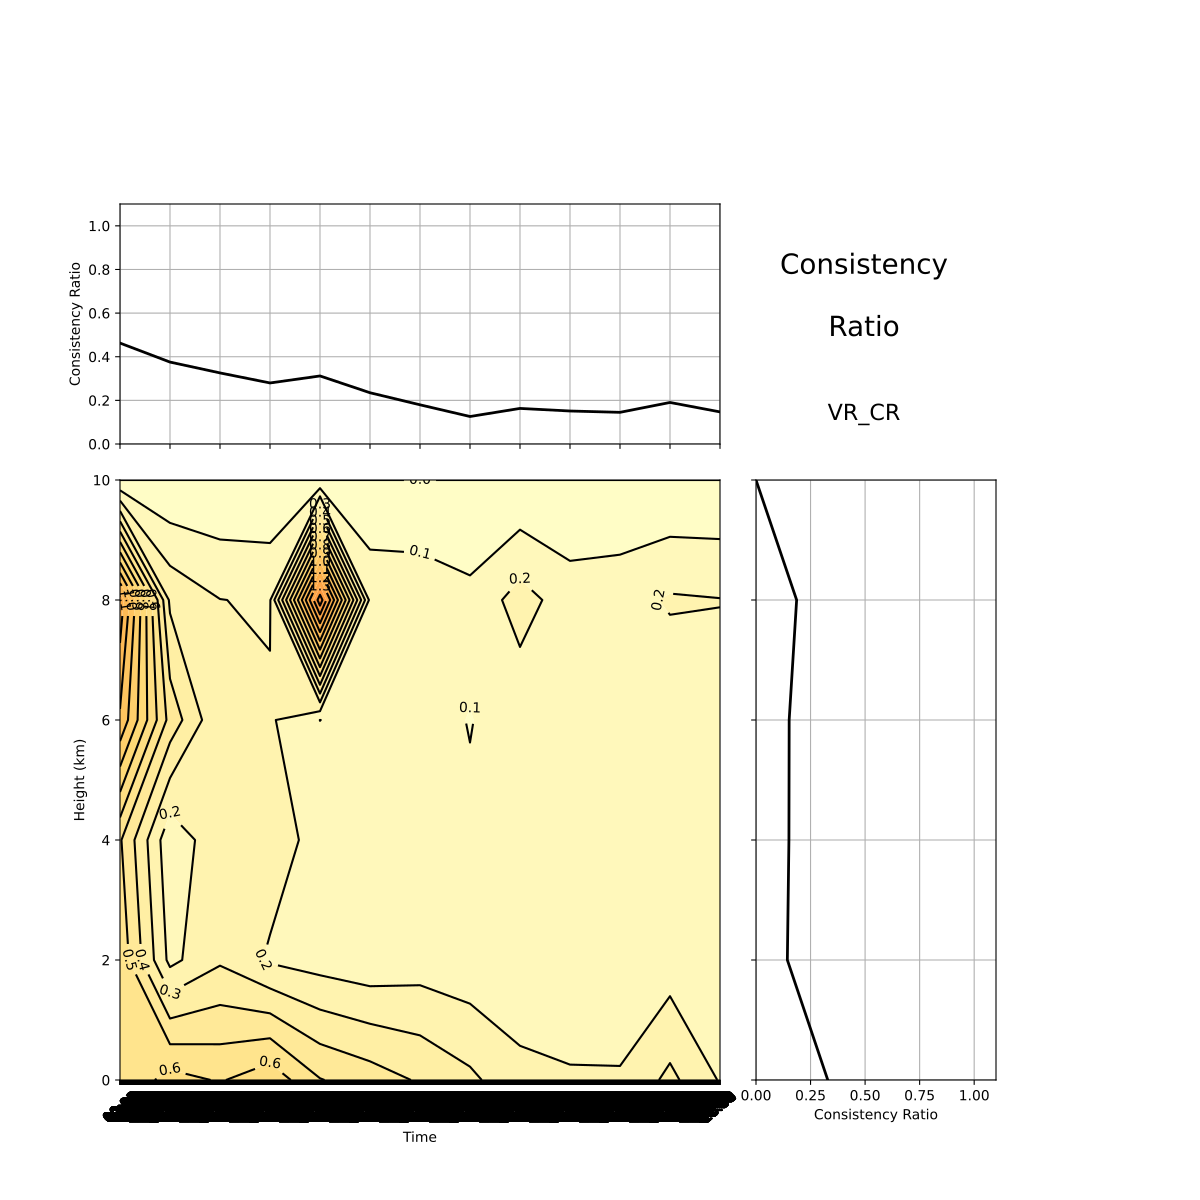

The Python source for this figure:
#!/usr/bin/env python

from optparse import OptionParser
import sys
import os
import numpy as N
import datetime as DT 
import netCDF4 as ncdf
import glob
import pylab as P
from Plotting.cbook2 import nice_mxmnintvl, nice_clevels
from datetime import datetime

import matplotlib.cm as cm
import matplotlib.ticker as ticker
import matplotlib.dates as mdates
from scipy import ndimage

_bin_delta = 1
zbins = 2000. * N.arange(6)
radar_hgt = 373.

_prior_files = "Prior_*"
_plotfilename = "VrConsistencyRatio"

_cmin, _cmax = 0.0, 1.1   # limits for the single line plots...

variable = "VR"   # valid variables:  VR, DBZ
variable = 11   # valid variables:  VR, DBZ

sec_utime = "seconds since 1970-01-01 00:00:00"
auto_clevels = True

# definitions for the plot layout with multiple panels
left, width = 0.1, 0.5
bottom, height = 0.1, 0.5
bottom_h = left_h = left+width+0.03

rectC = [left, bottom, width, height]
rectX = [left, bottom_h, width, 0.2]
rectY = [left_h, bottom, 0.2, height]

kernel = N.array([[1,2,1],
                  [-2,0,-2],
                  [1,-2,1]])

## settings for plots - makes them look nicer
import matplotlib as mpl
import matplotlib.pyplot as plt
plt.rc('xtick', labelsize=14) 
plt.rc('ytick', labelsize=14) 
plt.rc('axes', labelsize=14, titlesize=18) 
mpl.rcParams.update({"axes.grid" : False, "grid.color": "0.6",  'grid.linestyle':':',
                    'grid.linewidth':1, 'axes.labelweight':'bold', 'legend.framealpha':1.0})


def smfnc(x):
    return ndimage.gaussian_filter(x, sigma=0.75)
    
# ------------------------------------------------------------------------------------------
# Search functions  each returns a boolean array of T/F with the same dimensions as field

def getIndexVariable(field, variable):
    return (field == variable)
    
def getIndexGreaterThan(field, value):
    return ( field > value )
    
def getIndexLessThan(field, value):
    return ( field < value )
    
def getIndexGreaterThanOrEqual(field, value):
    return ( field >= value )
    
def getIndexLessThanOrEqual(field, value):
    return ( field <= value )

def getIndexEqual(field, value):
    return ( field == value )

def getIndexNotEqual(field, value):
    return ( field != value )

#####################################################################################################
# Main program

if __name__ == "__main__":

    print("\n<<<<<===========================================================================================>>>>>>")
    print("\n\n    CONSISTENCY RATIO PLOT       \n\n")

    usage = "usage: %prog [options] arg"
    parser = OptionParser(usage)

    parser.add_option("-d",  "--dir",    dest="dir",  type="string", help="Name of directory where Prior files are")
    parser.add_option("-t",  "--title",  dest="title", type="string", help="Name of plot and used as the name of the outputfile")
    parser.add_option(       "--noshow",  dest="noshow", default=False, action="store_true", help="Turn off screen plotting")

    (options, args) = parser.parse_args()

    if options.dir:
      dirname = os.path.join(options.dir,_prior_files)
    else:
      print("\n  ====>  No directory supplied, using %s as prefix \n" % _prior_files)
      dirname = os.path.join("./",_prior_files)

    if options.title:
      plotfilename = options.title
    else:
      plotfilename = _plotfilename

    file_list = glob.glob(dirname)
    file_list = sorted(file_list,key=os.path.getmtime)
    print(file_list)

    print("\nFirst file:  %s" % file_list[0])
    print("Last file:   %s\n" % file_list[-1])

    bin_delta = _bin_delta

    nbins = len(file_list) // bin_delta
    CR_TZ = N.zeros((zbins.size,nbins))
    CR_T  = N.zeros((nbins))
    CR_Z  = N.zeros((zbins.size))
    m = -1
    
    fig = P.figure(figsize=(12,12))
    fig.text(0.72, 0.72, "\n\nConsistency\nRatio", size=20, va="baseline", ha="center", multialignment="center", weight='bold')
    fig.text(0.72, 0.65, plotfilename, size=16, va="baseline", ha="center", multialignment="center")

    print("\n 2D CONSISTENCY RATIO CALCULATIONS......\n")
    
    datebins = []
    secsbins = []

    for n, file in enumerate(file_list):

        f = ncdf.Dataset(file)

        if n % bin_delta == 0:
        
            HxfL     = []
            depL     = []
            errorL   = []
            secsL    = []
            zL       = []
            kindL    = []

        HxfL.append(f.variables["Hxf"][:])
        zL.append(f.variables["z"][:] - radar_hgt)
        depL.append( f.variables["value"][:] - f.variables["Hxfbar"][:] )
        secsL.append(f.variables["secs"][:])
        errorL.append(N.sqrt(f.variables["error"][:]))
        kindL.append(f.variables["kind"][:])

        if n % bin_delta == bin_delta-1:
            Hxf   = N.concatenate(HxfL, axis=0)
            z     = N.concatenate(zL, axis=0)
            dep   = N.concatenate(depL, axis=0)
            secs  = N.concatenate(secsL, axis=0)
            error = N.concatenate(errorL, axis=0)
            kind  = N.concatenate(kindL, axis=0)
            datebins.append(DT.datetime.utcfromtimestamp(secs.mean()))
            #datebins.append((ncdf.num2date(secs[1],units=sec_utime)).strftime("%Y%m%d%H%M%S"))

            m = m + 1

            index_kind  = getIndexVariable(kind,variable)
       
            for k in N.arange(zbins.size-1):
                index1                = getIndexGreaterThanOrEqual(z, zbins[k])
                index2                = getIndexLessThan(z, zbins[k+1])
                index                 = index_kind & index1 & index2
                if N.sum(index == True) > 2: 
                    d           = dep[index]
                    obs_var     = error[index]
                    Hxftmp      = Hxf[index,:]
                    Hxf_var     = Hxftmp.var(ddof=1, axis=1).mean()
                    inno_var    = N.mean((d - d.mean())**2)
                    consi_ratio = (obs_var[1]**2 + Hxf_var) / inno_var
                    print("%s  NOBS: %5.5d    %3.3s: %3.1f  ZBIN:  %f  %f  RMSI: %6.3f  M-Innov: %7.3f  Spread: %6.3f  CRatio: %7.4f " \
                    % (file[-22:-3], d.size, "VR", obs_var[1], zbins[k], zbins[k+1], \
                    N.sqrt(inno_var), d.mean(), N.sqrt(obs_var[1]**2 + Hxf_var), consi_ratio))
                    CR_TZ[k,m] = consi_ratio
          
        f.close()

# Plotting

    axC = P.axes(rectC)

    zmin, zmax, cint = nice_mxmnintvl(zbins.min()/1000., zbins.max()/1000., outside=True, cint=1.0)
    zmin = 0.0

    if auto_clevels:
        cmin, cmax, cint, clevels = nice_clevels(0, 3, outside=False, cint = 0.1)
    else:
        clevels = N.arange(spread_limits[0], spread_limits[1], spread_limits[2])

    cs1=axC.contourf(datebins, zbins/1000., CR_TZ, clevels, cmap='YlOrRd')
    axC.contour(datebins,  zbins/1000., CR_TZ, clevels, colors='k', linewidths=0.5, alpha=0.5)
    cs2=axC.contour(datebins,  zbins/1000., CR_TZ, cs1.levels[::3], colors='k')

    start = datebins[0]
    end   = datebins[-1]
    
    nticks_approx = 8
    minute_interval = 5*round((end-start).seconds/(nticks_approx*60*5)) #find the best interval divisble by 5 based on nticks
    
    axC.set_xlim(start, end)
    axC.set_ylim(zmin,zmax)
    
    maj_loc = mdates.MinuteLocator(interval=minute_interval)
    axC.xaxis.set_major_locator(maj_loc)
    dateFmt = mdates.DateFormatter('%H:%M')
    axC.xaxis.set_major_formatter(dateFmt)
    
    labels = axC.get_xticklabels()
    P.setp(labels, rotation=40, fontsize=12)
    
    axC.clabel(cs2, inline=1, fontsize=10, fmt="%1.1f")
    axC.set_ylabel("Height (km)", weight='bold')
    axC.set_xlabel("Time (UTC)",weight='bold')

#===================================================================================================
# time series Consistency Ratio

    print("\n TIME-SERIES CONSISTENCY RATIO CALCULATIONS......\n")

    datebins = []
    m = -1

    for n, file in enumerate(file_list):

        f = ncdf.Dataset(file)

        if n % bin_delta == 0:
        
            HxfL     = []
            depL     = []
            errorL   = []
            secsL    = []
            zL       = []
            kindL    = []

        HxfL.append(f.variables["Hxf"][:])
        zL.append(f.variables["z"][:] - radar_hgt)
        depL.append( f.variables["value"][:] - f.variables["Hxfbar"][:] )
        secsL.append(f.variables["secs"][:])
        errorL.append(N.sqrt(f.variables["error"][:]))
#       kindL.append(f.variables["type"][:])
        kindL.append(f.variables["kind"][:])

        if n % bin_delta == bin_delta-1:
            Hxf   = N.concatenate(HxfL, axis=0)
            z     = N.concatenate(zL, axis=0)
            dep   = N.concatenate(depL, axis=0)
            secs  = N.concatenate(secsL, axis=0)
            error = N.concatenate(errorL, axis=0)
            kind  = N.concatenate(kindL, axis=0)
            datebins.append(DT.datetime.utcfromtimestamp(secs.mean()))
            #datebins.append((ncdf.num2date(secs[1],units=sec_utime)).strftime("%Y%m%d%H%M%S"))

            m = m + 1

            index = getIndexVariable(kind,variable)
       
            if N.sum(index == True) > 2: 
                d           = dep[index]
                obs_var     = error[index]
                Hxftmp      = Hxf[index,:]
                Hxf_var     = Hxftmp.var(ddof=1, axis=1).mean()
                inno_var    = N.mean((d - d.mean())**2)
                consi_ratio = (obs_var[1]**2 + Hxf_var) / inno_var
                print("%s  NOBS: %5.5d    %3.3s: %3.1f  ZBIN:  %f  %f  RMSI: %6.3f  M-Innov: %7.3f  Spread: %6.3f  CRatio: %7.4f " \
                % (file[-22:-3], d.size, "VR", obs_var[1], 0.0, zbins.max(), \
                N.sqrt(inno_var), d.mean(), N.sqrt(obs_var[1]**2 + Hxf_var), consi_ratio))
                CR_T[m] = consi_ratio
      
        f.close()

# Plotting

    axX = P.axes(rectX)
#   cmin, cmax, cint = nice_mxmnintvl(CR_T.min(), CR_T.max(), outside=True, cint=1.0)  # Use this to get limits of the plot
    s = datebins[0]
    e = datebins[-1]
    axX.plot(datebins, CR_T, lw=2.0, color='k')
    axX.set_xlim(s, e)
    axX.set_ylim(_cmin, _cmax)
    axX.set_xticklabels([])
    axX.set_ylabel("Consistency Ratio")
    axX.grid(True)

    maj_loc = mdates.MinuteLocator(interval=10)

#===================================================================================================
# Height Consistency Ratio
    
    print("\n ZBIN-D CONSISTENCY RATIO CALCULATIONS......\n")

    datebins = []
    m = -1
        
    HxfL     = []
    depL     = []
    errorL   = []
    secsL    = []
    zL       = []
    kindL    = []

    for n, file in enumerate(file_list):

        f = ncdf.Dataset(file)

        HxfL.append(f.variables["Hxf"][:])
        zL.append(f.variables["z"][:] - radar_hgt)
        depL.append( f.variables["value"][:] - f.variables["Hxfbar"][:] )
        secsL.append(f.variables["secs"][:])
        errorL.append(N.sqrt(f.variables["error"][:]))
#       kindL.append(f.variables["type"][:])
        kindL.append(f.variables["kind"][:])

        f.close()

    Hxf   = N.concatenate(HxfL, axis=0)
    z     = N.concatenate(zL, axis=0)
    dep   = N.concatenate(depL, axis=0)
    secs  = N.concatenate(secsL, axis=0)
    error = N.concatenate(errorL, axis=0)
    kind  = N.concatenate(kindL, axis=0)

    index_kind  = getIndexVariable(kind,variable)

    for k in N.arange(zbins.size-1):
        index1                = getIndexGreaterThanOrEqual(z, zbins[k])
        index2                = getIndexLessThan(z, zbins[k+1])
        index                 = index_kind & index1 & index2
        if N.sum(index == True) > 2: 
            d           = dep[index]
            obs_var     = error[index]
            Hxftmp      = Hxf[index,:]
            Hxf_var     = Hxftmp.var(ddof=1, axis=1).mean()
            inno_var    = N.mean((d - d.mean())**2)
            consi_ratio = (obs_var[1]**2 + Hxf_var) / inno_var
            print("%s  NOBS: %5.5d    %3.3s: %3.1f  ZBIN:  %05.0f  %05.5f  RMSI: %6.3f  M-Innov: %7.3f  Spread: %6.3f  CRatio: %7.4f " \
            % (file[-22:-3], d.size, "VR", obs_var[1], zbins[k], zbins[k+1], \
            N.sqrt(inno_var), d.mean(), N.sqrt(obs_var[1]**2 + Hxf_var), consi_ratio))
            CR_Z[k] = consi_ratio
    
# Plotting
  
    axY = P.axes(rectY)
#   cmin, cmax, cint = nice_mxmnintvl(CR_Z.min(), CR_Z.max(), outside=True, cint=1.0)  # Use this to get limits of the plot
    
    axY.plot(CR_Z, zbins/1000., lw=2.0, color='k')
    axY.set_ylim(0.0,zbins.max()/1000.)
    axY.set_xlim(_cmin,_cmax)
    axY.set_yticklabels([])
    axY.set_xlabel("Consistency Ratio")
    axY.grid(True)
    
#===================================================================================================
# SAVE FILE AND SHOW PLOT

    P.savefig(plotfilename+".pdf")
    if not options.noshow:
        P.show()
